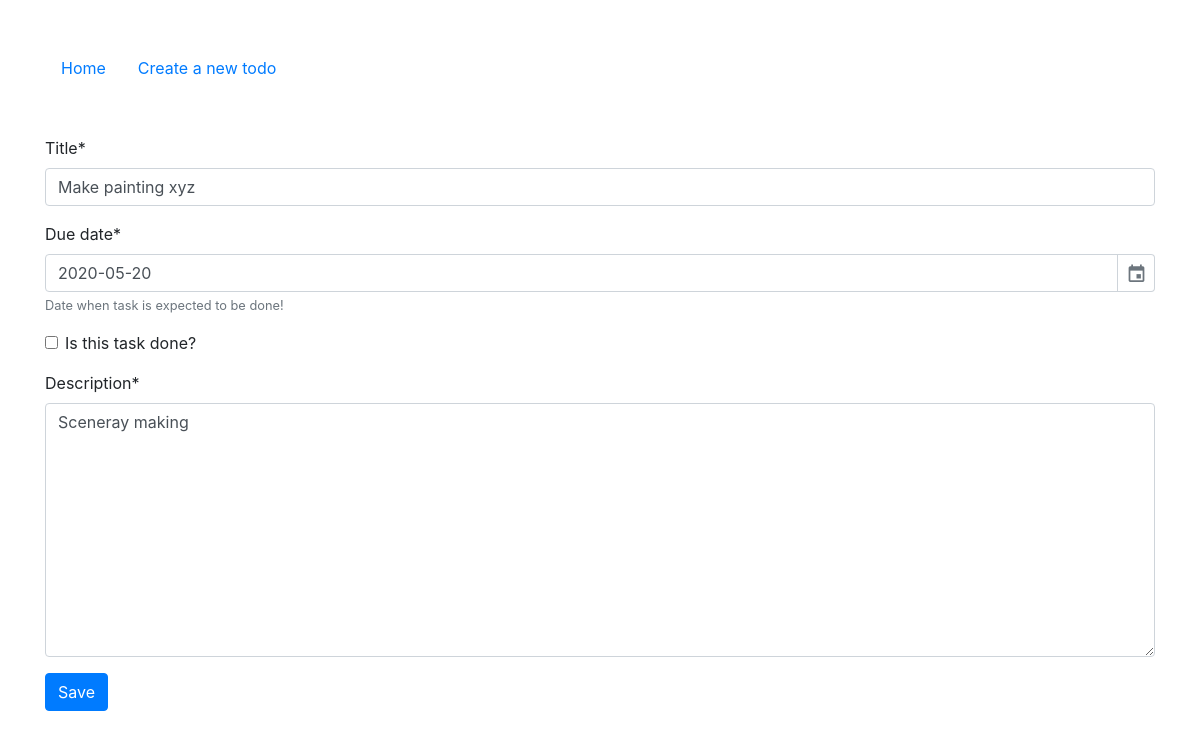
The page /todo/5/update on the database its author committed.
### main/models.py (models this page shows, shortened)
class Todo(models.Model):
    title = models.CharField(max_length=255)
    due_date = models.DateField()
    done = models.BooleanField(default=False)
    description = models.TextField()

### main/views.py (the view)
# urls.py: path('todo/<int:pk>/update', TodoUpdateView.as_view(), name='todo_update'),
class TodoUpdateView( SuccessMessageMixin, UpdateView):
    model = Todo
    form_class = TodoForm
    template_name = 'main/todo.html'
    success_url = reverse_lazy('index')
    success_message = 'Todo has been updated successfully.'

### main/forms.py (shortened to what this page needs)
class TodoForm(forms.ModelForm):
    class Meta:
        model = Todo
        fields = '__all__'
        labels = {
            'done': 'Is this task done?',
        }
        help_texts = {
            'due_date': 'Date when task is expected to be done!'
        }

### main/templates/main/todo.html (shortened to what this page needs)
{% extends 'main/base.html' %}
{% load crispy_forms_tags %}
{% block main_content %}
    <form class="" action="" method="POST">
        {{ form|crispy }}
        <button class="btn btn-primary" type='submit' name='button'>Save</button>
    </form>
{% endblock main_content %}

### rows shown on the page
Todo: title "Make painting xyz", due_date "2020-05-20", description "Sceneray making"
